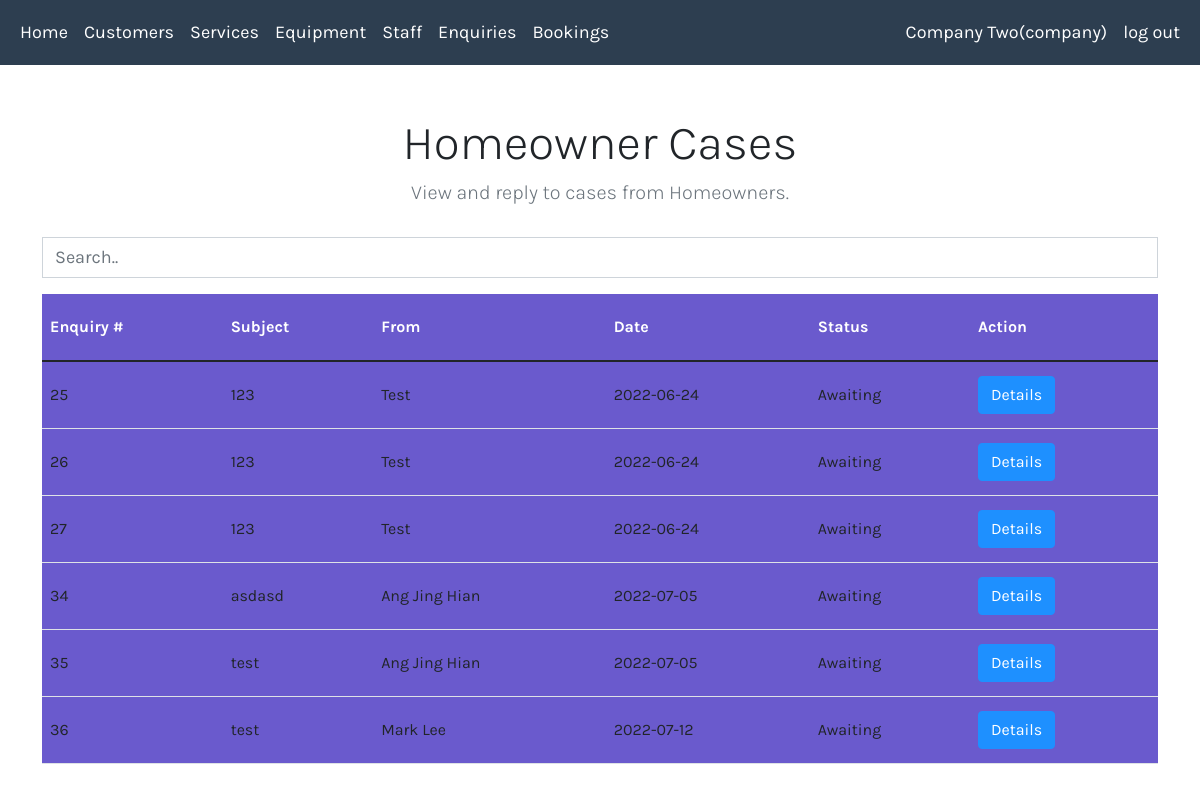
The app's page /viewCases.php (signed in) with its own data.
### tables this page shows
CREATE TABLE `cases` (
  `case_ID` int(11) NOT NULL,
  `case_subject` varchar(30) NOT NULL,
  `company_ID` int(11) NOT NULL,
  `homeowner_ID` int(11) NOT NULL,
  `case_date` varchar(15) NOT NULL,
  `case_status` varchar(10) NOT NULL,
  `case_description` varchar(500) NOT NULL,
  `case_reply` varchar(255) DEFAULT NULL
);

CREATE TABLE `homeowners` (
  `homeowner_ID` int(11) NOT NULL,
  `username` varchar(50) NOT NULL,
  `password` varchar(255) NOT NULL,
  `name` varchar(50) NOT NULL,
  `email` varchar(50) NOT NULL,
  `phone` int(11) NOT NULL,
  `address` varchar(255) NOT NULL,
  `postal_code` int(11) NOT NULL,
  `home_type` varchar(30) NOT NULL,
  `user_type` varchar(20) NOT NULL,
  `suspended` tinyint(1) NOT NULL DEFAULT 0,
  `verified` tinyint(1) NOT NULL DEFAULT 0
);

### classes.php (the view, shortened to what this page needs)
<?php
include_once 'cssLinks.php';
class Company{
  private $conn = NULL;
  function __construct() {
    include("conn.php");
    $this->conn = $conn;
  }
function tableHeaderCases()
{
  echo "<table class='table table-hover datatable_style' >
          <thead>
          <tr class='table-padding text-white'>
            <th>Enquiry #</th>
            <th>Subject</th>
            <th>From</th>
            <th>Date</th>
            <th>Status</th>
            <th>Action</th>
          </tr>
          </thead>
          <tbody class='search-table'>";
}
 function listCases(){
   $ID = $_SESSION['ID'];
  $query = "SELECT cas.*,home.name
            FROM Cases AS cas
            JOIN Homeowners AS home
            ON cas.homeowner_ID = home.homeowner_ID
            WHERE company_ID = '$ID'";
   $result = mysqli_query($this->conn, $query);
    if ($result->num_rows > 0) {
      $this->tableHeaderCases();
      while($row = $result->fetch_assoc()) {
      echo "
                <tr class='table-padding' >
                  <form method='post' action='replyCase.php'>
                  <td>".$row["case_ID"]."</td>
                  <td>".$row["case_subject"]."</td>
                  <td>".$row["name"]."</td>
                  <td>".$row["case_date"]."</td>
                  <td>".$row["case_status"]."</td>
                  ".'<input type ="hidden" value ="'.$row["case_ID"].'" name ="case_ID"/>'.
                    '<input type ="hidden" value ="'.$row["case_subject"].'" name ="case_subject"/>'.
                    '<input type ="hidden" value ="'.$row["name"].'" name ="homeowner_name"/>'.
                    '<input type ="hidden" value ="'.$row["case_date"].'" name ="case_date"/>'.
                    '<input type ="hidden" value ="'.$row["case_status"].'" name ="case_status"/>'.
                    '<input type ="hidden" value ="'.$row["case_description"].'" name ="case_description"/>'.
                    '<input type ="hidden" value ="" name ="reply"/>'.
                  "<td class ='align-middle'><input type='submit' class='btn  btn-primary' value='Details'></td>
                </tr>
              </form>";
      }
      echo "
      </tbody></table>";
    } else {
      echo "No Companies Found";
    }
}
}

### css/main.css (style rules this page uses)
body { font-family: 'Karla', sans-serif !important; font-size: 18px; }
.btn-primary { background-color:DodgerBlue !important ; border-color:DodgerBlue !important ; }
.table-padding { line-height:50px; background-color:SlateBlue; }

### records on screen
cases: case_ID "25", case_subject "123", homeowner_ID.name "Test", case_date "2022-06-24", case_status "Awaiting"
cases: case_ID "26", case_subject "123", homeowner_ID.name "Test", case_date "2022-06-24", case_status "Awaiting"
cases: case_ID "27", case_subject "123", homeowner_ID.name "Test", case_date "2022-06-24", case_status "Awaiting"
cases: case_ID "34", case_subject "asdasd", homeowner_ID.name "Ang Jing Hian", case_date "2022-07-05", case_status "Awaiting"
cases: case_ID "35", case_subject "test", homeowner_ID.name "Ang Jing Hian", case_date "2022-07-05", case_status "Awaiting"
cases: case_ID "36", case_subject "test", homeowner_ID.name "Mark Lee", case_date "2022-07-12", case_status "Awaiting"

### other values on screen
$_SESSION["name"] "Company Two"
$_SESSION["user_type"] "company"
